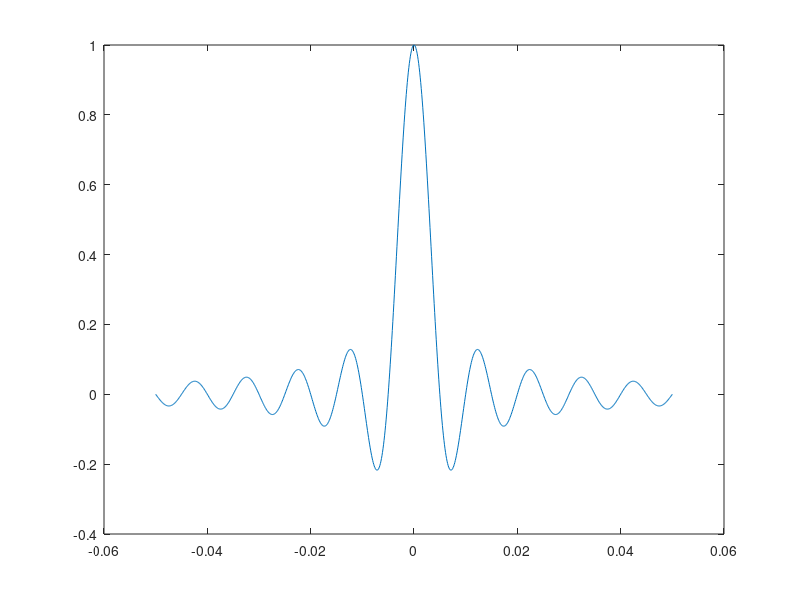

The MATLAB source for this figure: (Note: this script raises an error after producing the figure.)
dt=0.0001;
t=-0.05:dt:0.05;
f1=100;

% m1 plot
m1 = sinc(2*t*f1);
plot(t,m1)
yline(0);
title('m1(t)=sinc(2tf1)')
grid on

% m2 plot

m2 = sinc(4*t*f1);
figure
plot(t,m2)
yline(0);
title('m2(t)= sinc(4tf1)')
grid on

N=length(t);
Nf=2^ceil(log2(N));
BW=1/dt;
df=BW/Nf;
f=-BW/2:df:BW/2-df;

% m1f = Amplitude spectrum of m1
m1f=fftshift(fft(m1,Nf))/Nf;
figure
plot(f, abs(m1f))
title('FT of m1(t)')
xlabel('Frequency Hz');
ylabel('Spectrum');

% m2f = Amplitude spectrum of m2
m2f=fftshift(fft(m2,Nf))/Nf;
figure
plot(f, abs(m2f))
title('FT of m2(t)')
xlabel('Frequency Hz');
ylabel('Spectrum');





